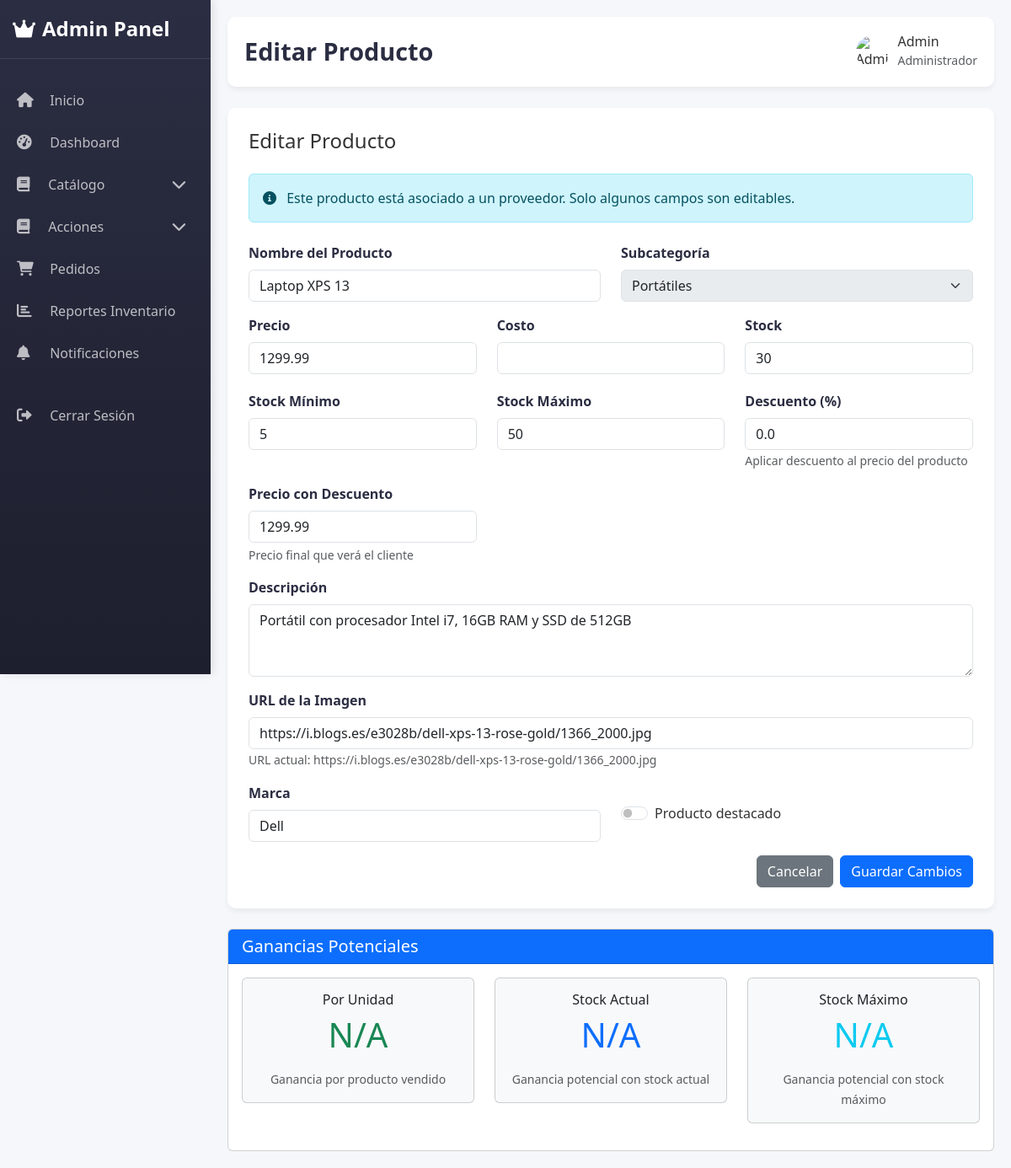
/admin/productos/editar/2 (signed in), run on the app's committed database.
### models.py (models this page shows, shortened)
class Usuario(db.Model):
    id = db.Column(db.Integer, primary_key=True)
    nombre = db.Column(db.String(100), nullable=False)
    email = db.Column(db.String(100), unique=True, nullable=False)
    identificacion = db.Column(db.String(12), unique=True, nullable=False)
    password = db.Column(db.String(200), nullable=False)
    es_admin = db.Column(db.Boolean, default=False)
    fecha_registro = db.Column(db.DateTime, default=datetime.utcnow)
    activo = db.Column(db.Boolean, default=True)
    puntos = db.Column(db.Integer, default=0)

class Producto(db.Model):
    id = db.Column(db.Integer, primary_key=True)
    nombre = db.Column(db.String(100), nullable=False)
    descripcion = db.Column(db.Text, nullable=False)
    precio = db.Column(db.Float, nullable=False)
    costo = db.Column(db.Float, nullable=True)
    imagen = db.Column(db.Text, default='https://via.placeholder.com/300')
    stock = db.Column(db.Integer, default=0)
    stock_minimo = db.Column(db.Integer, default=10)
    stock_maximo = db.Column(db.Integer, default=100)
    stock_reservado = db.Column(db.Integer, default=0)
    destacado = db.Column(db.Boolean, default=False)
    fecha_creacion = db.Column(db.DateTime, default=datetime.utcnow)
    descuento = db.Column(db.Float, default=0.0)
    categoria_id = db.Column(db.Integer, db.ForeignKey('categoria.id'), nullable=False)
    marca = db.Column(db.String(100), nullable=True)
    proveedor_id = db.Column(db.Integer, db.ForeignKey('proveedor.id'))
    activo = db.Column(db.Boolean, default=True)
    proveedor = db.relationship('Proveedor', back_populates='productos_tienda')

class Categoria(db.Model):
    id = db.Column(db.Integer, primary_key=True)
    nombre = db.Column(db.String(100), nullable=False)
    parent_id = db.Column(db.Integer, db.ForeignKey('categoria.id'))
    activa = db.Column(db.Boolean, default=True)
    subcategorias = db.relationship('Categoria',
                                   backref=db.backref('parent', remote_side=[id]),
                                   lazy='dynamic')
    productos = db.relationship('Producto', backref='categoria', lazy=True, cascade='all, delete-orphan')

### app.py (the view, shortened to what this page needs)
@app.route('/admin/productos/editar/<int:producto_id>', methods=['GET', 'POST'])
@admin_required
def editar_producto(producto_id):
    producto = Producto.query.get_or_404(producto_id)
    subcategorias = Categoria.query.filter(Categoria.parent_id != None, Categoria.activa == True).all()
    costo_proveedor = None
    if producto.proveedor_id:
        producto_proveedor = ProductoProveedor.query.filter_by(
            nombre=producto.nombre,
            proveedor_id=producto.proveedor_id
        ).first()
        if producto_proveedor:
            costo_proveedor = producto_proveedor.costo
    return render_template('admin/editar_productos.html',
                         producto=producto,
                         subcategorias=subcategorias,
                         costo_proveedor=costo_proveedor)

### templates/admin/editar_productos.html (shortened to what this page needs)
{% extends 'admin/base.html' %}
{% block title %}Editar Producto{% endblock %}
{% block content %}
<div class="admin-form">
    <h4 class="mb-4">Editar Producto</h4>
    {% if producto.proveedor_id %}
    <div class="alert alert-info mb-4">
        <i class="fas fa-info-circle me-2"></i>
        Este producto está asociado a un proveedor. Solo algunos campos son editables.
    </div>
    {% endif %}
    <form method="POST" action="{{ url_for('editar_producto', producto_id=producto.id) }}" id="productForm">
        <div class="row">
            <div class="col-md-6 mb-3">
                <label class="form-label">Nombre del Producto</label>
                <input type="text" name="nombre" class="form-control" value="{{ producto.nombre }}"
                    {% if producto.proveedor_id %}readonly{% else %}required{% endif %}>
            </div>
            <div class="col-md-6 mb-3">
                <label class="form-label">Subcategoría</label>
                <select name="categoria_id" class="form-select" {% if producto.proveedor_id %}disabled{% else %}required{% endif %}>
                    {% for subcategoria in subcategorias %}
                    <option value="{{ subcategoria.id }}" {% if subcategoria.id == producto.categoria_id %}selected{% endif %}>
                        {{ subcategoria.nombre }}
                    </option>
                    {% endfor %}
                </select>
            </div>
            <div class="col-md-4 mb-3">
                <label class="form-label">Precio</label>
                <input type="number" step="0.01" name="precio" id="precio" class="form-control" value="{{ producto.precio }}"
                    {% if producto.proveedor_id %}readonly{% else %}required min="0"{% endif %}>
            </div>
            <div class="col-md-4 mb-3">
                <label class="form-label">Costo</label>
                <input type="number" step="0.01" name="costo" id="costo" class="form-control"
                    value="{{ costo_proveedor if costo_proveedor else producto.costo|default(0.0) }}"
                    {% if producto.proveedor_id %}readonly{% else %}required min="0"{% endif %}>
            </div>
            <div class="col-md-4 mb-3">
                <label class="form-label">Stock</label>
                <input type="number" name="stock" id="stock" class="form-control" value="{{ producto.stock }}" required min="0">
            </div>
            <div class="col-md-4 mb-3">
                <label class="form-label">Stock Mínimo</label>
                <input type="number" name="stock_minimo" id="stock_minimo" class="form-control"
                    value="{{ producto.stock_minimo }}" required min="0" {% if producto.proveedor_id %}readonly{% endif %} readonly>
            </div>
            <div class="col-md-4 mb-3">
                <label class="form-label">Stock Máximo</label>
                <input type="number" name="stock_maximo" id="stock_maximo" class="form-control"
                    value="{{ producto.stock_maximo }}" required min="0" {% if producto.proveedor_id %}readonly{% endif %} readonly>
            </div>
            <div class="col-md-4 mb-3">
                <label class="form-label">Descuento (%)</label>
                <input type="number" name="descuento" id="descuento" class="form-control" value="{{ producto.descuento }}"
                    min="0" max="100">
                <small class="text-muted">Aplicar descuento al precio del producto</small>
            </div>
            <div class="col-md-4 mb-3">
                <label class="form-label">Precio con Descuento</label>
                <input type="text" id="precio_final" class="form-control" readonly>
                <div class="form-text">Precio final que verá el cliente</div>
            </div>
            <div class="col-12 mb-3">
                <label class="form-label">Descripción</label>
                <textarea name="descripcion" class="form-control" rows="3"
                    {% if producto.proveedor_id %}readonly{% else %}required{% endif %}>{{ producto.descripcion }}</textarea>
            </div>
            <div class="col-12 mb-3">
                <label class="form-label">URL de la Imagen</label>
                <input type="text" name="imagen" class="form-control" value="{{ producto.imagen }}"
                    placeholder="https://example.com/image.jpg">
                <small class="text-muted">URL actual: {{ producto.imagen }}</small>
            </div>
            <div class="col-md-6 mb-3">
                <label class="form-label">Marca</label>
                <input type="text" name="marca" class="form-control" value="{{ producto.marca }}"
                    {% if producto.proveedor_id %}readonly{% endif %}>
            </div>
            <div class="col-md-6 mb-3">
                <div class="form-check form-switch mt-4">
                    <input class="form-check-input" type="checkbox" id="destacado" name="destacado"
                        {% if producto.destacado %}checked{% endif %}>
                    <label class="form-check-label" for="destacado">
                        Producto destacado
                    </label>
                </div>
            </div>
        </div>
        <div class="d-flex justify-content-end">
            <a href="{{ url_for('admin_productos') }}" class="btn btn-secondary me-2">Cancelar</a>
            <button type="submit" class="btn btn-primary" id="submitButton">Guardar Cambios</button>
        </div>
    </form>
</div>
<div class="card mt-4">
    <div class="card-header bg-primary text-white">
        <h5 class="mb-0">Ganancias Potenciales</h5>
    </div>
    <div class="card-body">
        <div class="row">
            <div class="col-md-4">
                <div class="card bg-light mb-3">
                    <div class="card-body text-center">
                        <h6 class="card-title">Por Unidad</h6>
                        <p class="card-text display-6 text-success" id="gananciaUnidad">$0.00</p>
                        <small class="text-muted">Ganancia por producto vendido</small>
                    </div>
                </div>
            </div>
            <div class="col-md-4">
                <div class="card bg-light mb-3">
                    <div class="card-body text-center">
                        <h6 class="card-title">Stock Actual</h6>
                        <p class="card-text display-6 text-primary" id="gananciaStock">$0.00</p>
                        <small class="text-muted">Ganancia potencial con stock actual</small>
                    </div>
                </div>
            </div>
            <div class="col-md-4">
                <div class="card bg-light mb-3">
                    <div class="card-body text-center">
                        <h6 class="card-title">Stock Máximo</h6>
                        <p class="card-text display-6 text-info" id="gananciaMaxima">$0.00</p>
                        <small class="text-muted">Ganancia potencial con stock máximo</small>
                    </div>
                </div>
            </div>
        </div>
    </div>
</div>
{% endblock %}

### templates/admin/base.html (shortened to what this page needs)
<!DOCTYPE html>
<html lang="es">
<head>
    <link href="https://cdn.jsdelivr.net/npm/bootstrap@5.3.0-alpha1/dist/css/bootstrap.min.css" rel="stylesheet">
    <link rel="stylesheet" href="https://cdnjs.cloudflare.com/ajax/libs/font-awesome/6.0.0/css/all.min.css">
    <link href="{{ url_for('static', filename='css/styles.css') }}" rel="stylesheet">
    </head>
<body>
    <div class="admin-container">
        <div class="toast-container position-fixed top-0 end-0 p-3" style="z-index: 1100">
        </div>
        <div class="admin-sidebar">
            <div class="logo">
                <h3><i class="fas fa-crown me-2"></i>Admin Panel</h3>
            </div>
            <ul class="nav flex-column mt-4">
                <li class="nav-item">
                    <a class="nav-link {% if request.endpoint == 'admin_inicio' %}active{% endif %}" href="{{ url_for('admin_inicio') }}">
                        <i class="fa-solid fa-house"></i> Inicio
                    </a>
                </li>
                <li class="nav-item">
                    <a class="nav-link {% if request.endpoint == 'admin_dashboard' %}active{% endif %}" href="{{ url_for('admin_dashboard') }}">
                        <i class="fas fa-tachometer-alt"></i> Dashboard
                    </a>
                </li>
                <li class="nav-item nav-dropdown">
                    <div class="nav-link nav-dropdown-toggle collapsed" data-bs-toggle="collapse" href="#catalogMenu">
                        <div>
                            <i class="fas fa-book me-2"></i> Catálogo
                        </div>
                        <i class="fas fa-chevron-down dropdown-icon"></i>
                    </div>
                </li>
                <li class="nav-item nav-dropdown">
                    <div class="nav-link nav-dropdown-toggle collapsed" data-bs-toggle="collapse" href="#actionsMenu">
                        <div>
                            <i class="fas fa-book me-2"></i> Acciones
                        </div>
                        <i class="fas fa-chevron-down dropdown-icon"></i>
                    </div>
                </li>
                <li class="nav-item">
                    <a class="nav-link {% if request.endpoint == 'admin_pedidos' %}active{% endif %}" href="{{ url_for('admin_pedidos') }}">
                        <i class="fas fa-shopping-cart"></i> Pedidos
                    </a>
                </li>
                <li class="nav-item">
                    <a class="nav-link {% if request.endpoint == 'reportes_inventario' %}active{% endif %}" href="{{ url_for('reportes_inventario') }}">
                        <i class="fas fa-chart-bar"></i> Reportes Inventario
                    </a>
                </li>
                <li class="nav-item">
                    <a class="nav-link" href="{{ url_for('admin_notificaciones') }}">
                        <i class="fas fa-bell"></i> Notificaciones
                    </a>
                </li>
                <li class="nav-item mt-4">
                    <a class="nav-link" href="{{ url_for('logout') }}" id="logoutLink">
                        <i class="fas fa-sign-out-alt"></i> Cerrar Sesión
                    </a>
                </li>
            </ul>
        </div>
        <div class="admin-main">
            <div class="admin-header">
                <h1>{% block title %}{% endblock %}</h1>
                <div class="user-profile">
                    <img src="https://www.certus.edu.pe/blog/wp-content/uploads/2019/04/certus-seguir-la-carrera-administracion-empresas-1200x720.jpg" alt="Admin">
                    <div>
                        <h6 class="mb-0">{{ session['usuario_nombre'] }}</h6>
                        <small class="text-muted">Administrador</small>
                    </div>
                </div>
            </div>
            <div id="content-container">
                {% block content %}{% endblock %}
            </div>
        </div>
    </div>
</body>
</html>

### data on the page
Usuario: usuario_nombre "Admin"
Producto: nombre "Laptop XPS 13", categoria_id "Portátiles", precio "1299.99", stock "30", stock_minimo "5", stock_maximo "50", descuento "0.0", descripcion "Portátil con procesador Intel i7, 16GB RAM y SSD de 512GB", imagen "https://i.blogs.es/e3028b/dell-xps-13-rose-gold/1366_2000.jpg", marca "Dell"
